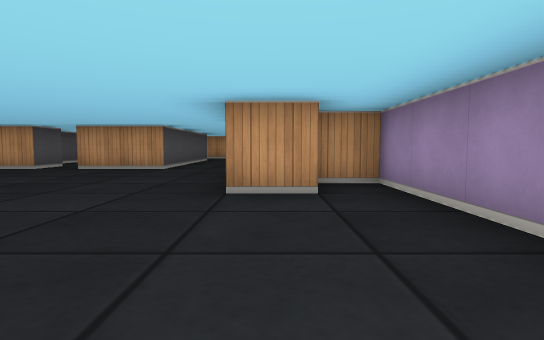
view 1 (above)

21 first-person views from a walk through a cub3D level. The camera is about half as high as the walls, tilts 4° down and sees 80° across. The floor is counted in squares. Each view is taken from the middle of a square. On the plan, view 1 faces up. The plan holds only what a view shows up to about 9 squares ahead; the rest is blank.

view 2
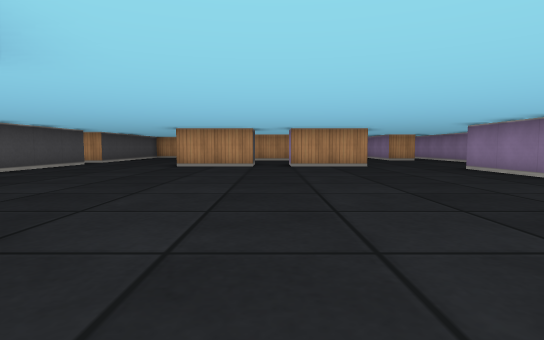

view 3
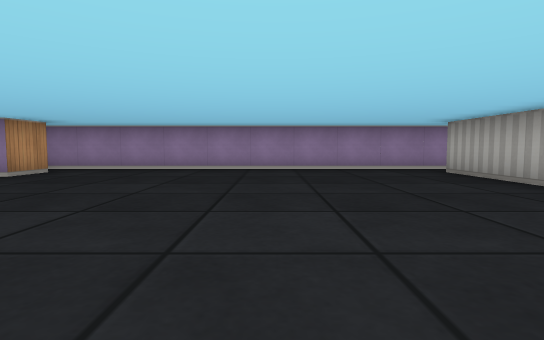

view 4
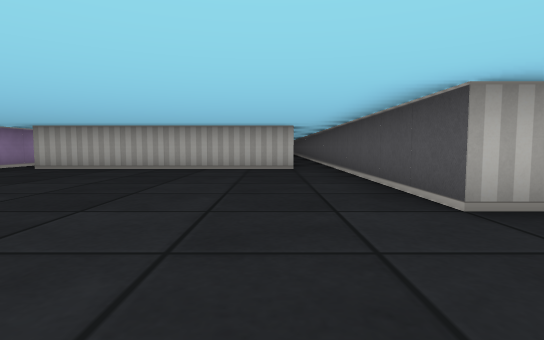

view 5
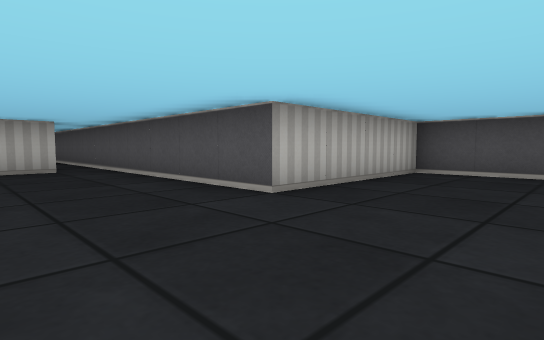

view 6
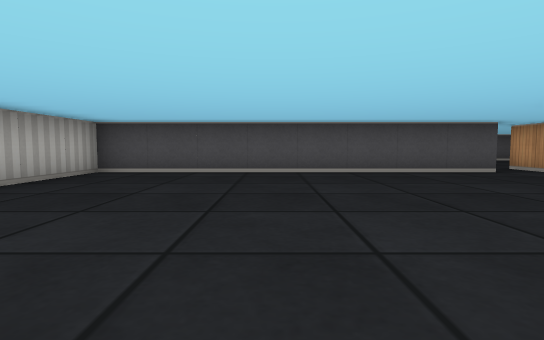

view 7
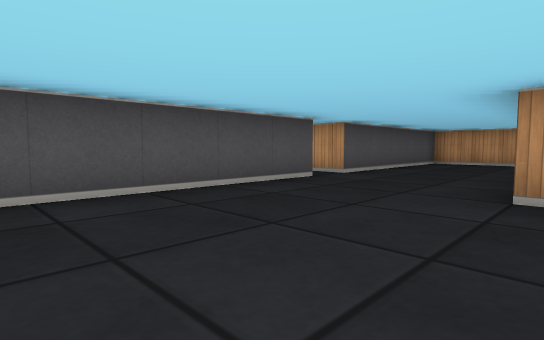

view 8
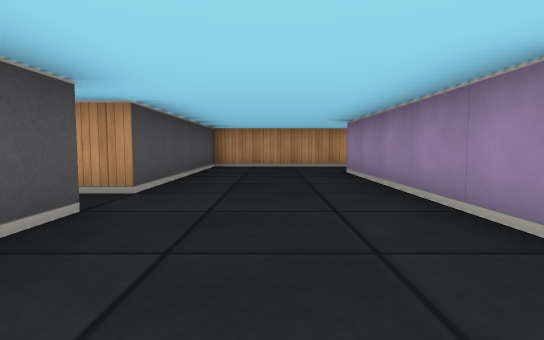

view 9
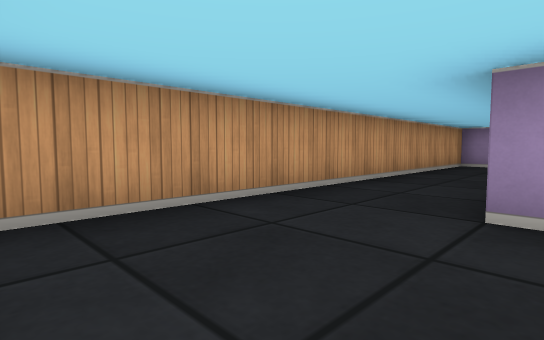

view 10
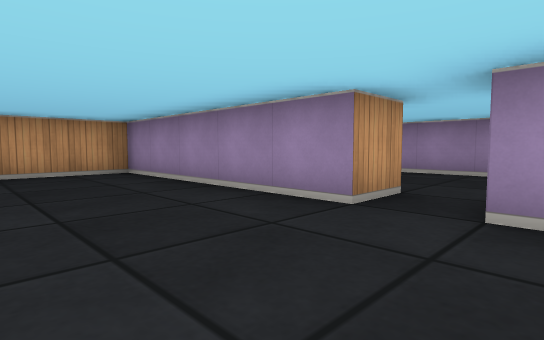

view 11
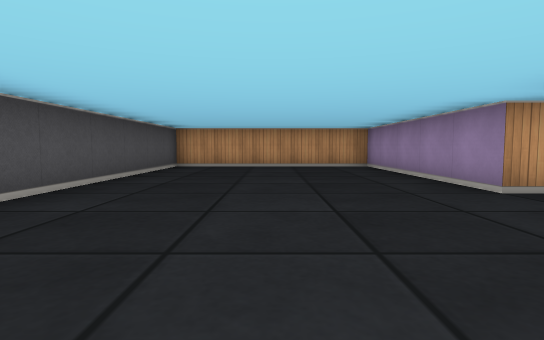

view 12
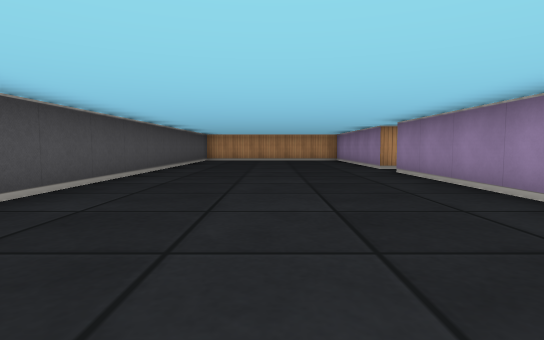

view 13
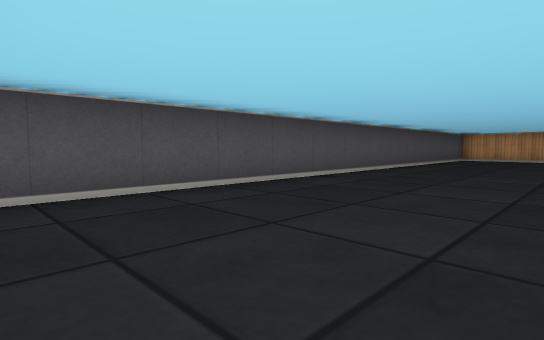

view 14
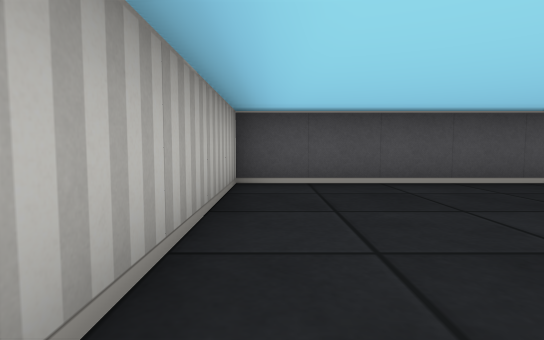

view 15
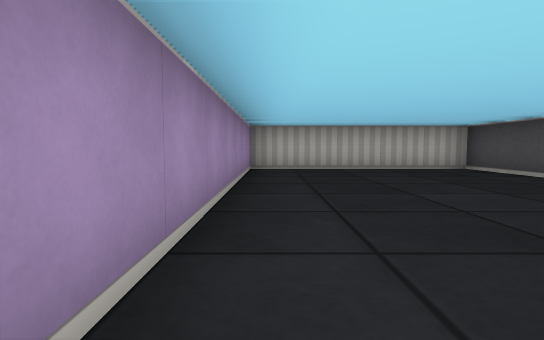

view 16
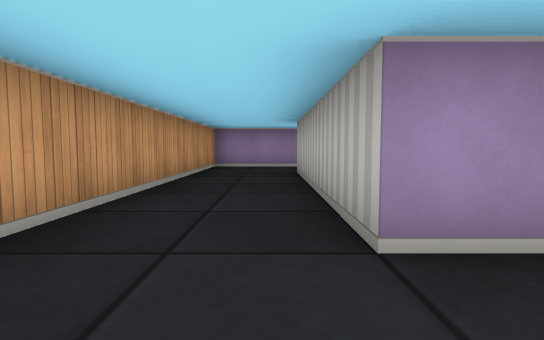

view 17
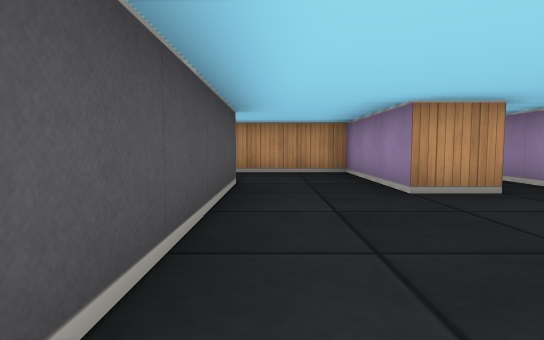

view 18
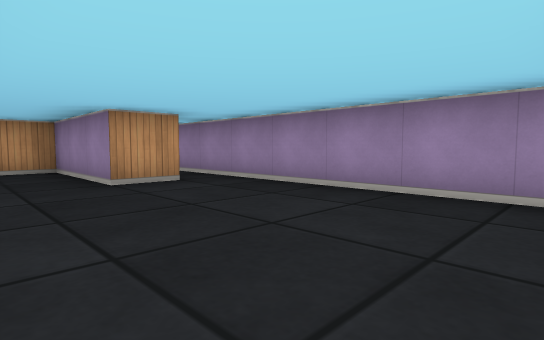

view 19
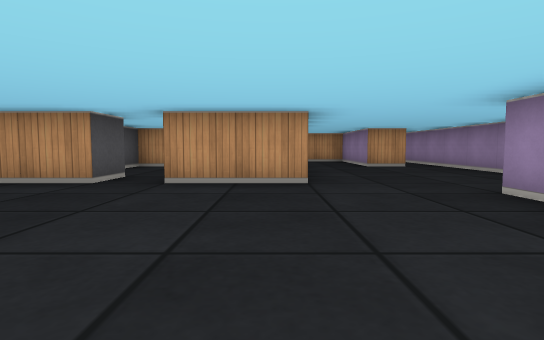

view 20
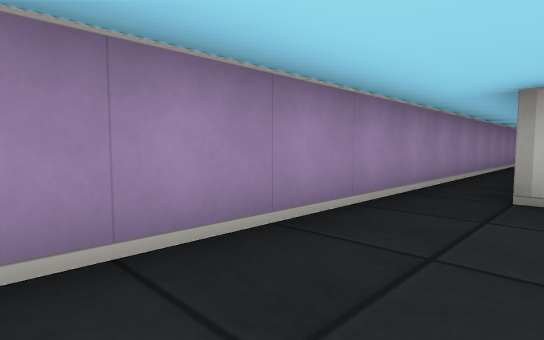

view 21
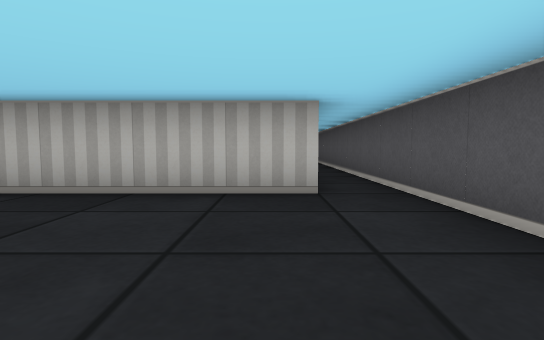

### Floor plan
Points are (right, up) in squares from view 1. A wall is a line through its corners. A room is listed if a view was taken in it or the views show most of it. See-through windows are left out.
Room 1 (views 1, 2, 3, 4, 5, 6, 7, 8, 9, 16, 19, 20, 21)
walls: (0.6, 3.5) (-0.5, 3.5) (-0.5, 6.5); (-5.6, -4.5) (0.5, -4.5); (-3.5, 7.5) (-4.5, 7.5); (-5.5, 8.5) (-5.5, 7.5) (-7.5, 7.5) (-7.5, 12.5) (-2.5, 12.5); (-10.5, 8.6) (-10.5, 0.5) (-6.5, 0.5) (-6.5, -10.1); (-0.5, 12.5) (-0.5, 14.5) (-10.5, 14.5) (-10.5, 9.5) (-11.5, 9.5); (1.5, -11.5) (1.5, 4.5) (0.6, 4.5)
ways out: opening at (-11, 9) to room 2; opening at (-2, 7) to room 3; opening at (-1.5, 12) to room 3; opening at (-5, 8)
Room 2 (views 10, 11, 12, 13, 14, 15)
walls: (-11.5, 9.5) (-11.5, 14.5) (-16.5, 14.5) (-16.5, 0.5) (-11.5, 0.5) (-11.5, 8.5)
ways out: opening at (-11, 9) to room 1
Room 3 (views 17, 18)
walls: (0.6, 11.5) (-0.5, 11.5) (-0.5, 12.5); (-2.5, 12.5) (-2.5, 7.5) (-3.5, 7.5); (1.5, 7.2) (1.5, 13.4)
ways out: opening at (-2, 7) to room 1; opening at (-1.5, 12) to room 1

Where each view was taken, in squares from view 1:
view 1: 0 up, 0 right, facing up
view 2: 1 down, 5 left, facing up
view 3: 1 down, 6 left, facing right
view 4: 3 up, 5 left, facing down
view 5: 3 up, 4 left, facing down-left
view 6: 4 up, 4 left, facing left
view 7: 4 up, 7 left, facing up-left
view 8: 6 up, 9 left, facing up
view 9: 12 up, 10 left, facing up-right
view 10: 8 up, 14 left, facing up-right
view 11: 6 up, 14 left, facing up
view 12: 2 up, 14 left, facing up
view 13: 1 up, 13 left, facing up-left
view 14: 1 up, 12 left, facing left
view 15: 8 up, 12 left, facing down
view 16: 13 up, 9 left, facing right
view 17: 8 up, 2 left, facing up
view 18: 7 up, 2 left, facing up-right
view 19: 3 up, 3 left, facing up
view 20: 1 down, 0 right, facing down-right
view 21: 1 down, 5 left, facing down
